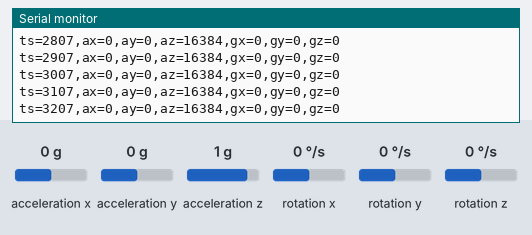
A program run on a simulated ESP32. Parts: the last lines printed to the serial monitor. Wiring (inferred from the names in the program): MPU-6050 motion sensor at I2C address 0x68. The inputs (shaded band) are chosen by the test bench; at power-on: acceleration x 0 g, acceleration y 0 g, acceleration z 1 g, rotation x 0 °/s, rotation y 0 °/s, rotation z 0 °/s. WiFi joins after 1.5 s; servers stay silent unless stated.

Above: at 3.3 s.
3.4 s: acceleration x set to -1.4 g
At 3.41 s:
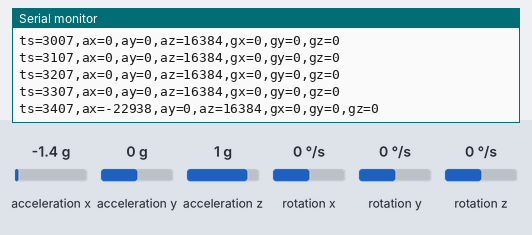
4.9 s: acceleration y set to -1.4 g
At 4.92 s:
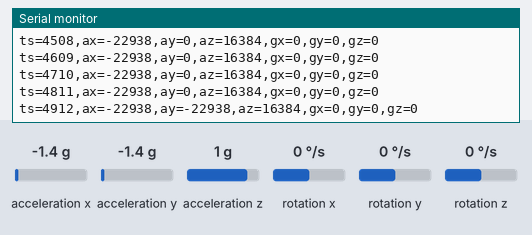
6.4 s: acceleration z set to -1.4 g
At 6.42 s:
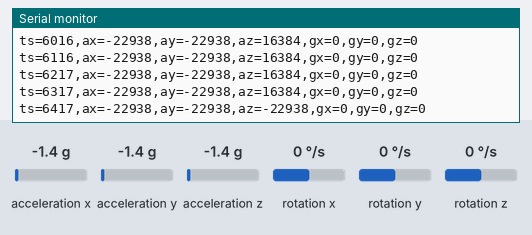
7.9 s: rotation x set to -192 °/s
At 7.93 s:
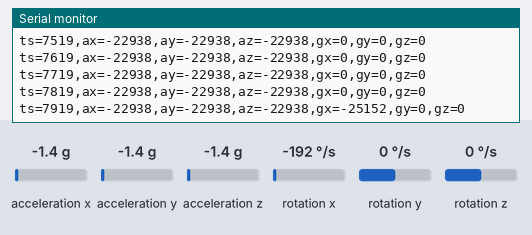
9.4 s: rotation y set to -192 °/s
At 9.43 s:
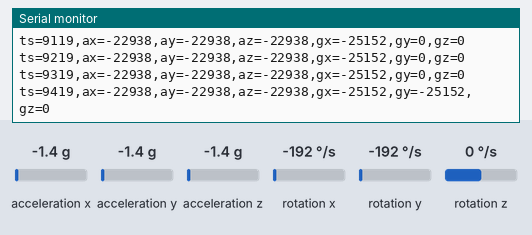
Timing chart, 0 to 11.9 s (numbered marks = the images above; inputs shaded):
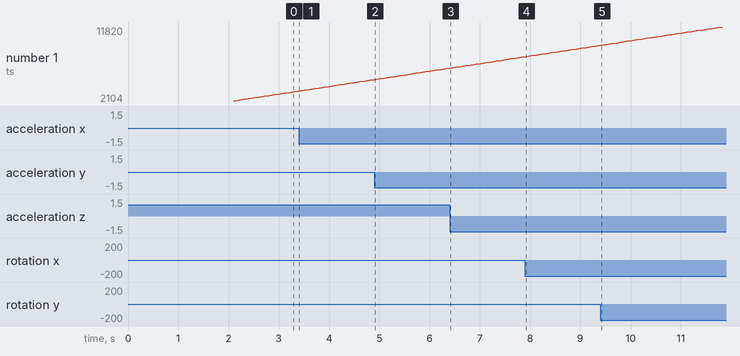

The program:

main.cpp
```cpp
#include <Arduino.h>
#include <Wire.h>
#include <WiFi.h>
#include <WiFiUdp.h>

// WiFi credentials
const char* ssid     = "DARSHANPC 6092";
const char* password = "4&721tB5";

// UDP settings
const char* serverIP = "192.168.137.1";
const int serverPort = 9000;
WiFiUDP udp;

// MPU6050 settings
#define MPU_ADDR 0x68

// Timing
unsigned long lastSend = 0;
const int sendIntervalMs = 100;

void setup() {
  Serial.begin(115200);

  // Initialize I2C for MPU6050
  Wire.begin(21, 22);

  // Wake up MPU6050
  Wire.beginTransmission(MPU_ADDR);
  Wire.write(0x6B);
  Wire.write(0x00);
  Wire.endTransmission();
  delay(100);

  // Configure accelerometer (±2g)
  Wire.beginTransmission(MPU_ADDR);
  Wire.write(0x1C);
  Wire.write(0x00);
  Wire.endTransmission();

  // Configure gyroscope (±250°/s)
  Wire.beginTransmission(MPU_ADDR);
  Wire.write(0x1B);
  Wire.write(0x00);
  Wire.endTransmission();

  // Enable low-pass filter
  Wire.beginTransmission(MPU_ADDR);
  Wire.write(0x1A);
  Wire.write(0x06); // DLPF = 5Hz
  Wire.endTransmission();

  // Connect to WiFi
  WiFi.begin(ssid, password);
  Serial.println("Connecting to WiFi...");
  while (WiFi.status() != WL_CONNECTED) {
    delay(1000);
    Serial.print("Connecting... WiFi status: ");
    Serial.println(WiFi.status());
  }

  WiFi.setSleep(false); // Important for low latency
  Serial.println("\nWiFi connected");
  Serial.print("IP: ");
  Serial.println(WiFi.localIP());

  udp.begin(12345); // Local UDP port
}

void loop() {
  if (millis() - lastSend >= sendIntervalMs) {
    lastSend = millis();

    // Capture timestamp at the moment of reading (32-bit unsigned long)
    uint32_t timestamp = (uint32_t)millis();

    // Read raw MPU6050 data
    Wire.beginTransmission(MPU_ADDR);
    Wire.write(0x3B);
    Wire.endTransmission(false);
    Wire.requestFrom((uint8_t)MPU_ADDR, (uint8_t)14, (uint8_t)1);

    int16_t ax = Wire.read() << 8 | Wire.read();
    int16_t ay = Wire.read() << 8 | Wire.read();
    int16_t az = Wire.read() << 8 | Wire.read();
    Wire.read(); Wire.read(); // Skip temperature
    int16_t gx = Wire.read() << 8 | Wire.read();
    int16_t gy = Wire.read() << 8 | Wire.read();
    int16_t gz = Wire.read() << 8 | Wire.read();

    // Format and send UDP packet with raw values and 32-bit timestamp
    char buf[128];
    snprintf(buf, sizeof(buf),
             "ts=%lu,ax=%d,ay=%d,az=%d,gx=%d,gy=%d,gz=%d",
             timestamp, ax, ay, az, gx, gy, gz);

    udp.beginPacket(serverIP, serverPort);
    udp.write((uint8_t*)buf, strlen(buf));
    udp.endPacket();

    // Optional: Print to Serial for debugging
    Serial.println(buf);
  }
}
```

Measured:
- after the input at 3.4 s, the serial monitor: prints a new line at once (image 1)
- after the input at 4.9 s, the serial monitor: prints a new line at once (image 2)
- after the input at 6.4 s, the serial monitor: prints a new line at once (image 3)
- after the input at 7.9 s, the serial monitor: prints a new line at once (image 4)
- after the input at 9.4 s, the serial monitor: prints a new line at once (image 5)
- plotted number 1: 3307 → 4811 after the input at 3.4 s, 4811 → 6317 after the input at 4.9 s, 6317 → 7819 after the input at 6.4 s, 7819 → 9319 after the input at 7.9 s
